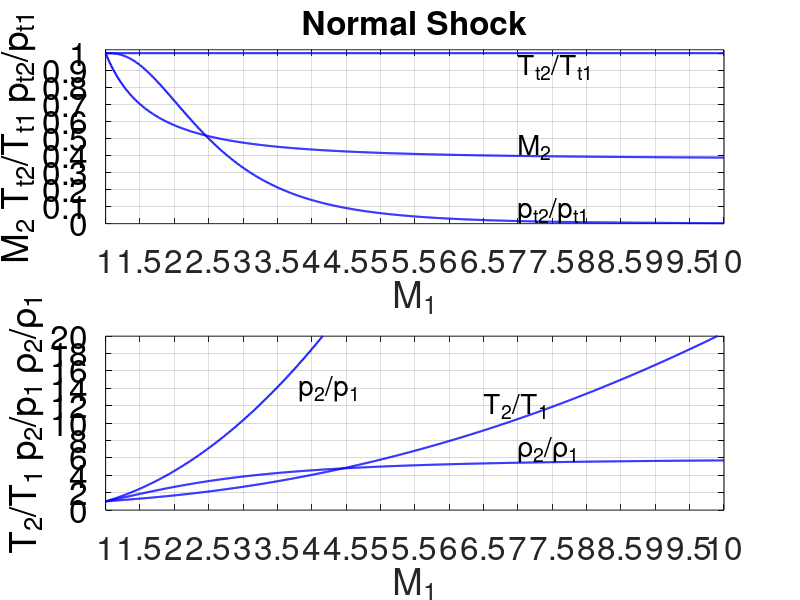

This chart was generated by the following MATLAB code:
% -------------------------------------------------------------------------
% --------------------- Normal Shock ---------------------------------
% -------------------------------------------------------------------------

lwd = 1.5; mks = 11; fsz=20; fszt=24; fw='b'; fwt='b'; d2r=pi/180; R=287;

gam=1.4; % Choose the value of specific heat ratio
Mmax=10; % Choose maximum value of Mach number
Mint=0.01; % Choose the interval

M=1:Mint:Mmax;
np=length(M);
M2=zeros(size(M));
Tt2byTt1=zeros(size(M));
pt2bypt1=zeros(size(M));
T2byT1=zeros(size(M));
p2byp1=zeros(size(M));
r2byr1=zeros(size(M));

for n=1:np
    M2(n)=( M(n)*M(n)+(2/(gam-1)) )/((2*gam/(gam-1))*M(n)*M(n)-1);
    M2(n)=sqrt(M2(n));
    Tt2byTt1(n)=1;
    T2byT1(n)=2*(gam-1)*(1+0.5*(gam-1)*M(n)*M(n))*((2*gam/(gam-1))*M(n)*M(n)-1) ...
        /((gam+1)*M(n))^2;
    p2byp1(n)=1+(2*gam/(gam+1))*(M(n)*M(n)-1);
    pt2bypt1(n)=( 0.5*(gam+1)*M(n)*M(n)/(1+0.5*(gam-1)*M(n)*M(n)) )^(gam/(gam-1)) ...
        /( (2*gam/(gam+1))*M(n)*M(n)-((gam-1)/(gam+1)) )^(1/(gam-1));
    r2byr1(n)=p2byp1(n)/T2byT1(n);
end

figure(7)
subplot(2,1,1)
plot(M,M2,'b','linewidth',lwd);hold on;
plot(M,pt2bypt1,'b','linewidth',lwd);hold on;
plot(M,Tt2byTt1,'b','linewidth',lwd);hold on;
set(gca,'xlim',[1 Mmax],'xtick',[1:0.5:Mmax],'fontsize',fsz);grid on;
set(gca,'ylim',[0 1.02],'ytick',[0:0.1:1],'fontsize',fsz)
xlabel('M_1');set(gca,'ycolor','black','fontsize',fszt);
ylabel('M_2 T_{t2}/T_{t1} p_{t2}/p_{t1}');set(gca,'ycolor','black','fontsize',fszt);
title('Normal Shock','fontsize',fszt);
text(7.0,0.45,'M_2 ','fontsize',fsz);
text(7.0,0.08,'p_{t2}/p_{t1} ','fontsize',fsz);
text(7.0,0.92,'T_{t2}/T_{t1} ','fontsize',fsz);

%figure(8)
subplot(2,1,2)
plot(M,T2byT1,'b','linewidth',lwd); hold on;
plot(M,p2byp1,'b','linewidth',lwd); hold on;
plot(M,r2byr1,'b','linewidth',lwd); hold on;
set(gca,'xlim',[1 Mmax],'xtick',[1:0.5:Mmax],'fontsize',fsz);grid on;
set(gca,'ylim',[0 20],'ytick',[0:2:20],'fontsize',fsz)
xlabel('M_1');set(gca,'ycolor','black','fontsize',fszt);
ylabel('T_2/T_1 p_2/p_1 \rho_2/\rho_1');set(gca,'ycolor','black','fontsize',fszt);
%title('Normal Shock','fontsize',fszt);
text(7.0,7.0,'\rho_2/\rho_1 ','fontsize',fsz);
text(6.5,12,'T_2/T_1 ','fontsize',fsz);
text(3.8,14,'p_2/p_1 ','fontsize',fsz);

% ------ Generate Table of Values ------

Table=1;
if (Table==1)
    A=[M; M2; T2byT1; p2byp1; r2byr1; pt2bypt1];
    fprintf('\n\n%4s %5s %9s %10s %12s %8s\n\n',' M1','M2','T2/T1',' p2/p1','rho2/rho1','pt2/pt1');
    fprintf('%5.2f %5.2f %10.4e %10.4e %10.4e %10.4e\n',A)
    fprintf('\n%4s %5s %9s %10s %12s %8s\n\n',' M1','M2','T2/T1',' p2/p1','rho2/rho1','pt2/pt1');
end